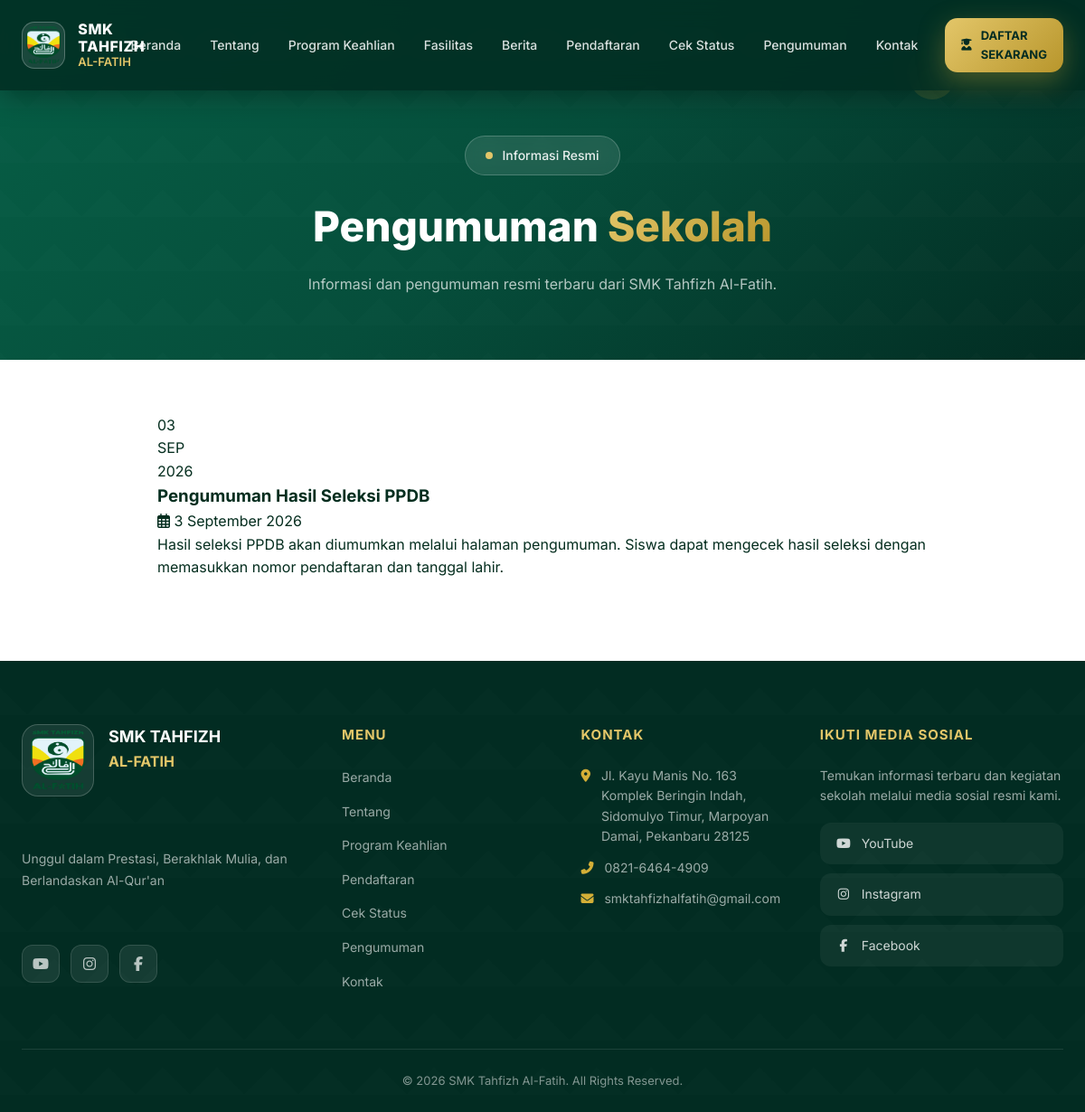
Screenshot of /pengumuman.php with the database file from the repository.
### tables this page shows
CREATE TABLE IF NOT EXISTS pengumuman (
  id INT AUTO_INCREMENT PRIMARY KEY,
  judul VARCHAR(255) NOT NULL,
  isi TEXT,
  tanggal DATE,
  created_at TIMESTAMP DEFAULT CURRENT_TIMESTAMP
);

### includes/functions.php (called while the page is built, shortened)
<?php
function e($value) {
    return htmlspecialchars($value ?? '', ENT_QUOTES, 'UTF-8');
}
function format_date($date, $withTime = false) {
    $ts = strtotime($date);
    static $months = ['Januari','Februari','Maret','April','Mei','Juni','Juli','Agustus','September','Oktober','November','Desember'];
    $d = date('j', $ts);
    $m = (int)date('n', $ts);
    $y = date('Y', $ts);
    $t = $withTime ? ' ' . date('H:i', $ts) : '';
    return $d . ' ' . $months[$m - 1] . ' ' . $y . $t;
}

### pengumuman.php (the view, shortened to what this page needs)
<?php
require_once __DIR__ . '/includes/functions.php';
$pdo = db();
$announcements = $pdo->query("SELECT * FROM pengumuman ORDER BY tanggal DESC, id DESC")->fetchAll();
require_once __DIR__ . '/includes/header.php';
?>
<section class="page-hero">
    <div class="page-hero-shape" style="top:15%;right:12%;width:50px;height:50px;border-radius:50%;background:rgba(212,175,55,0.15);animation:floatGentle 7s ease-in-out infinite;"></div>
    <div class="container">
        <div class="hero-badge"><span class="dot"></span> Informasi Resmi</div>
        <h1>Pengumuman <span class="gold-text">Sekolah</span></h1>
        <p>Informasi dan pengumuman resmi terbaru dari SMK Tahfizh Al-Fatih.</p>
    </div>
</section>
<section class="section" style="padding-top:60px;">
    <div class="container" style="max-width:900px;">
        <?php if (empty($announcements)): ?>
            <div class="empty-state reveal-scale"><i class="fas fa-bullhorn"></i><h3>Belum Ada Pengumuman</h3><p>Segera kembali untuk melihat informasi terbaru.</p></div>
        <?php else: ?>
            <div class="announcement-list stagger">
                <?php foreach ($announcements as $a): ?>
                    <article class="announcement-card reveal">
                        <div class="date-badge">
                            <div class="d-day"><?php echo date('d', strtotime($a['tanggal'])); ?></div>
                            <div class="d-month"><?php echo strtoupper(date('M', strtotime($a['tanggal']))); ?></div>
                            <div class="d-year"><?php echo date('Y', strtotime($a['tanggal'])); ?></div>
                        </div>
                        <div class="announcement-body">
                            <h3><?php echo e($a['judul']); ?></h3>
                            <div class="announcement-meta">
                                <span><i class="far fa-calendar-alt"></i> <?php echo format_date($a['tanggal']); ?></span>
                            </div>
                            <p><?php echo nl2br(e($a['isi'])); ?></p>
                        </div>
                    </article>
                <?php endforeach; ?>
            </div>
        <?php endif; ?>
    </div>
</section>
<?php require_once __DIR__ . '/includes/footer.php'; ?>

### assets/css/style.css (style rules this page uses)
:root { --forest-50: #ecfdf5; --forest-100: #d1fae5; --forest-200: #a7f3d0; --forest-300: #6ee7b7; --forest-400: #34d399; --forest-500: #10b981; --forest-600: #059669; --forest-700: #047857; --forest-800: #065f46; --forest-900: #064e3b; --forest-950: #022c22; --gold-400: #e3c669; --gold-500: #d4af37; --gold-600: #b8962c; --gold-700: #9a7c1f; --white: #ffffff; --text-dark: #052e1f; --text-gray: #4b5d55; --border: #e5efe9; --shadow-sm: 0 2px 8px rgba(2, 44, 34, 0.08); --shadow-md: 0 8px 24px rgba(2, 44, 34, 0.12); --shadow-lg: 0 20px 48px rgba(2, 44, 34, 0.16); --shadow-gold: 0 10px 30px rgba(212, 175, 55, 0.35); --radius: 18px; --radius-lg: 26px; --radius-sm: 12px; }
* { margin: 0; padding: 0; box-sizing: border-box; }
html { scroll-behavior: smooth; }
body { font-family: 'Inter', -apple-system, system-ui, sans-serif; color: var(--text-dark); background: var(--white); line-height: 1.6; overflow-x: hidden; }
.container { width: 100%; max-width: 1280px; margin: 0 auto; padding: 0 24px; }
.section { padding: 90px 0; }
.hero-badge { display: inline-flex; align-items: center; gap: 10px; padding: 10px 22px; border-radius: 50px; background: rgba(255, 255, 255, 0.1); border: 1px solid rgba(255, 255, 255, 0.2); backdrop-filter: blur(8px); color: rgba(255, 255, 255, 0.9); font-size: 14px; font-weight: 500; margin-bottom: 30px; animation: fadeInDown 0.8s ease; }
.hero-badge .dot { width: 8px; height: 8px; border-radius: 50%; background: var(--gold-400); animation: pulse 2s infinite; }
.reveal { opacity: 0; transform: translateY(40px); transition: opacity 0.7s cubic-bezier(0.22, 1, 0.36, 1), transform 0.7s cubic-bezier(0.22, 1, 0.36, 1); }
.reveal.active { opacity: 1; transform: translateY(0); }
.stagger > * { transition-delay: 0s; }
.stagger > *:nth-child(1) { transition-delay: 0.08s; }
.page-hero-shape { position: absolute; border-radius: 50%; pointer-events: none; z-index: 1; }

### assets/css/pages.css (style rules this page uses)
body { opacity: 0; animation: pageInFade 0.6s ease 0.1s forwards; }
.page-hero { position: relative; padding: 150px 0 70px; background: linear-gradient(140deg, var(--forest-800), var(--forest-900), var(--forest-950)); overflow: hidden; text-align: center; color: #fff; }
.page-hero::before { content: ''; position: absolute; inset: 0; background-image: linear-gradient(45deg, rgba(255,255,255,0.04) 25%, transparent 25%), linear-gradient(-45deg, rgba(255,255,255,0.04) 25%, transparent 25%); background-size: 60px 60px; opacity: 0.3; }
.page-hero > .container { position: relative; z-index: 2; }
.page-hero .hero-badge { margin-bottom: 20px; }
.page-hero h1 { font-size: clamp(30px, 5vw, 46px); font-weight: 800; margin-bottom: 14px; }
.page-hero h1 .gold-text { background: linear-gradient(135deg, var(--gold-400), var(--gold-600)); -webkit-background-clip: text; background-clip: text; color: transparent; }
.page-hero p { color: rgba(255,255,255,0.7); max-width: 640px; margin: 0 auto; }
.reveal { opacity: 0; transform: translateY(30px); transition: opacity 0.8s ease, transform 0.8s ease; }
.reveal.active { opacity: 1; transform: translateY(0); }

### rows the page displays
pengumuman: tanggal "03", tanggal "SEP", tanggal "2026", judul "Pengumuman Hasil Seleksi PPDB", tanggal "3 September 2026", isi "Hasil seleksi PPDB akan diumumkan melalui halaman pengumuman. Siswa dapat mengecek hasil seleksi dengan memasukkan nomor pendaftaran dan tanggal lahir."

### other values shown
$item['label'] "Beranda"
$item['label'] "Tentang"
$item['label'] "Program Keahlian"
$item['label'] "Fasilitas"
$item['label'] "Berita"
$item['label'] "Pendaftaran"
$item['label'] "Cek Status"
$item['label'] "Pengumuman"
$item['label'] "Kontak"
SCHOOL_TAGLINE "Unggul dalam Prestasi, Berakhlak Mulia, dan Berlandaskan Al-Qur'an"
$m['label'] "Beranda"
$m['label'] "Tentang"
$m['label'] "Program Keahlian"
$m['label'] "Pendaftaran"
$m['label'] "Cek Status"
